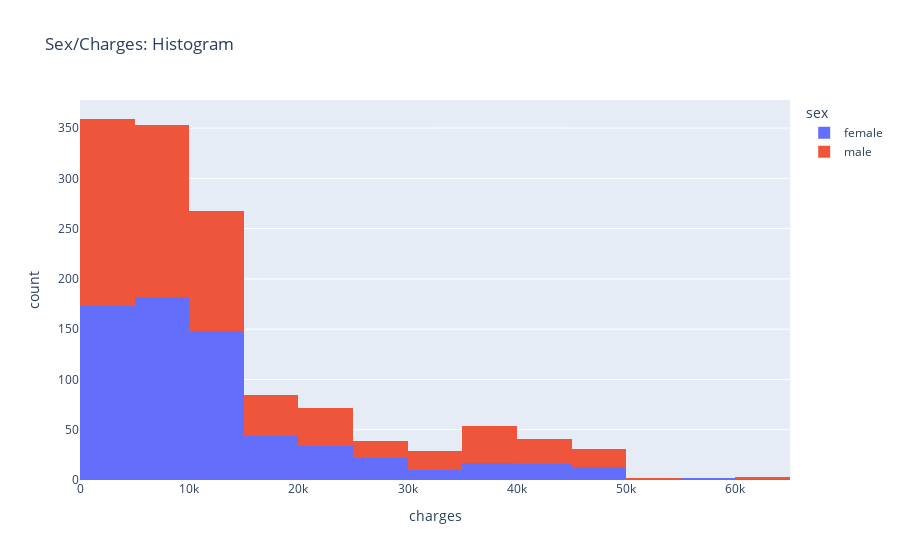

The notebook cell saved with this chart:
### Code cell
#n is diffeent for sex but pattern tracks across both male and female 
fig = px.histogram(df, x="charges", color = "sex", nbins = 30, title = "Sex/Charges: Histogram")
fig.show()

### Figure 1 — Plotly figure (JSON) as saved in the notebook; plotly's stock layout.template omitted (floating-point values rounded to 4 significant figures; data arrays with more than 128 entries replaced by an {"elided": "..."} marker saying what was removed)
{"data": [{"alignmentgroup": "True", "bingroup": "x", "hovertemplate": "sex=female<br>charges=%{x}<br>count=%{y}<extra></extra>", "legendgroup": "female", "marker": {"color": "#636efa", "pattern": {"shape": ""}}, "name": "female", "nbinsx": 30, "offsetgroup": "female", "orientation": "v", "showlegend": true, "type": "histogram", "x": {"elided": "662 float values"}, "xaxis": "x", "yaxis": "y"}, {"alignmentgroup": "True", "bingroup": "x", "hovertemplate": "sex=male<br>charges=%{x}<br>count=%{y}<extra></extra>", "legendgroup": "male", "marker": {"color": "#EF553B", "pattern": {"shape": ""}}, "name": "male", "nbinsx": 30, "offsetgroup": "male", "orientation": "v", "showlegend": true, "type": "histogram", "x": {"elided": "676 float values"}, "xaxis": "x", "yaxis": "y"}], "layout": {"barmode": "relative", "legend": {"title": {"text": "sex"}, "tracegroupgap": 0}, "title": {"text": "Sex/Charges: Histogram"}, "xaxis": {"anchor": "y", "domain": [0, 1], "title": {"text": "charges"}}, "yaxis": {"anchor": "x", "domain": [0, 1], "title": {"text": "count"}}}}
